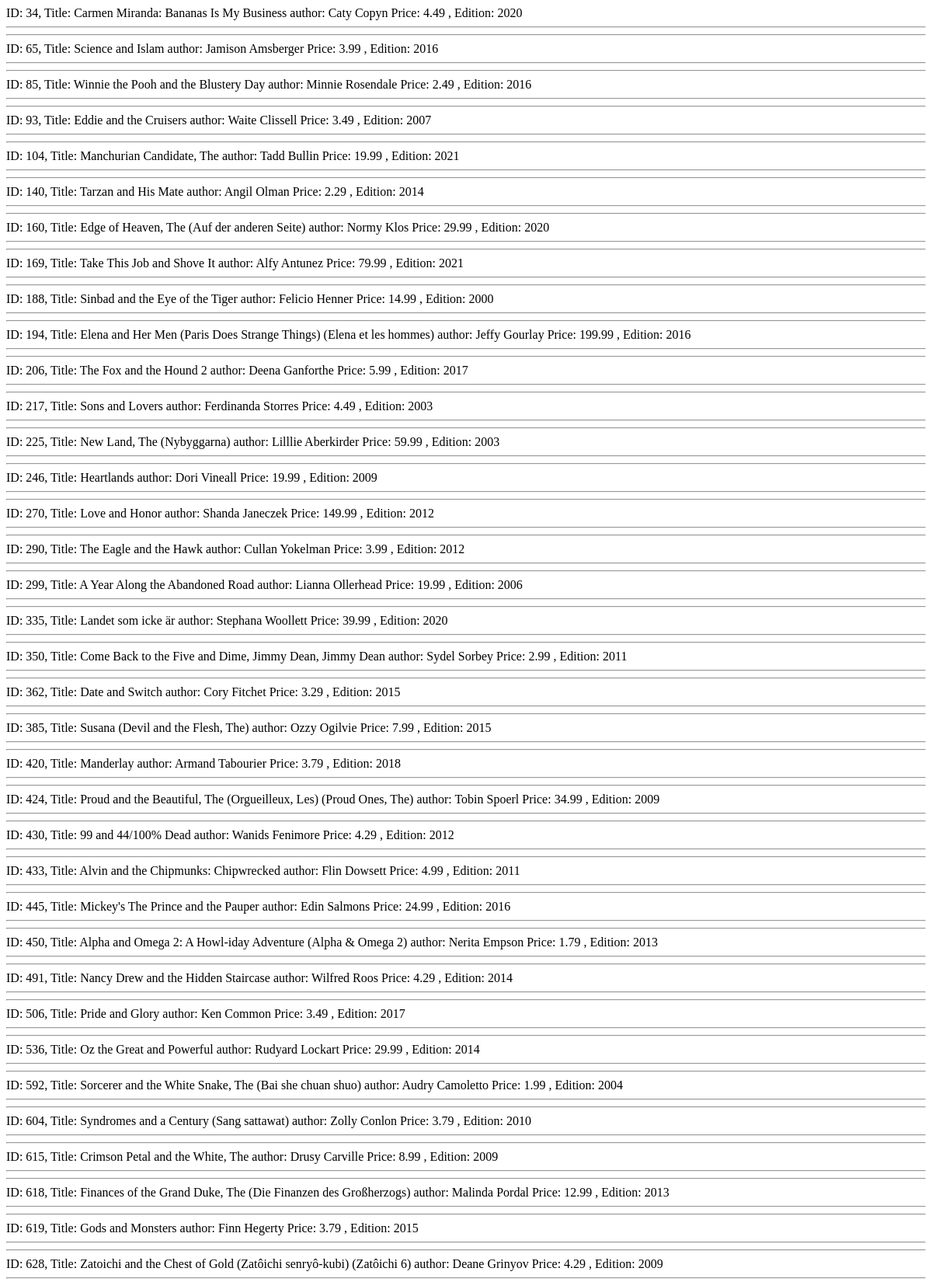
The page /books/simple_query/ (upper part) on the database its author committed.
### apps/bookmodule/models.py (models this page shows)
class Book(models.Model):
 title = models.CharField(max_length = 50)
 author = models.CharField(max_length = 50)
 price = models.FloatField(default = 0.0)
 edition = models.SmallIntegerField(default = 1)

### apps/bookmodule/views.py (the view)
# urls.py: path('simple_query/', views.simple_query, name="books.simple_query"),
def simple_query(request):
  mybooks=Book.objects.filter(title__icontains='and') # <- multiple objects
  return render(request, 'bookmodule/bookList.html', {'books':mybooks})

### apps/templates/bookmodule/bookList.html (shortened to what this page needs)
<!DOCTYPE html>
<html lang="en">
      {% load static %}
<head>
 <link rel="stylesheet" href="{% static 'styles.css' %}">
</head>
<body>
   {%for book in books%}
     <div class="book-entry">
      ID: {{book.id}}, Title: {{book.title}} author: {{book.author}}
      Price: {{book.price}} , Edition: {{book.edition}}
      <hr>
     </div>
     <hr>
   {%endfor%}
</body>
</html>

### rows shown on the page
Book: id "34", title "Carmen Miranda: Bananas Is My Business", author "Caty Copyn", price "4.49", edition "2020"
Book: id "65", title "Science and Islam", author "Jamison Amsberger", price "3.99", edition "2016"
Book: id "85", title "Winnie the Pooh and the Blustery Day", author "Minnie Rosendale", price "2.49", edition "2016"
Book: id "93", title "Eddie and the Cruisers", author "Waite Clissell", price "3.49", edition "2007"
Book: id "104", title "Manchurian Candidate, The", author "Tadd Bullin", price "19.99", edition "2021"
Book: id "140", title "Tarzan and His Mate", author "Angil Olman", price "2.29", edition "2014"
Book: id "160", title "Edge of Heaven, The (Auf der anderen Seite)", author "Normy Klos", price "29.99", edition "2020"
Book: id "169", title "Take This Job and Shove It", author "Alfy Antunez", price "79.99", edition "2021"
Book: id "188", title "Sinbad and the Eye of the Tiger", author "Felicio Henner", price "14.99", edition "2000"
Book: id "194", title "Elena and Her Men (Paris Does Strange Things) (Elena et les hommes)", author "Jeffy Gourlay", price "199.99", edition "2016"
Book: id "206", title "The Fox and the Hound 2", author "Deena Ganforthe", price "5.99", edition "2017"
Book: id "217", title "Sons and Lovers", author "Ferdinanda Storres", price "4.49", edition "2003"
Book: id "225", title "New Land, The (Nybyggarna)", author "Lilllie Aberkirder", price "59.99", edition "2003"
Book: id "246", title "Heartlands", author "Dori Vineall", price "19.99", edition "2009"
Book: id "270", title "Love and Honor", author "Shanda Janeczek", price "149.99", edition "2012"
Book: id "290", title "The Eagle and the Hawk", author "Cullan Yokelman", price "3.99", edition "2012"
Book: id "299", title "A Year Along the Abandoned Road", author "Lianna Ollerhead", price "19.99", edition "2006"
Book: id "335", title "Landet som icke är", author "Stephana Woollett", price "39.99", edition "2020"
Book: id "350", title "Come Back to the Five and Dime, Jimmy Dean, Jimmy Dean", author "Sydel Sorbey", price "2.99", edition "2011"
Book: id "362", title "Date and Switch", author "Cory Fitchet", price "3.29", edition "2015"
Book: id "385", title "Susana (Devil and the Flesh, The)", author "Ozzy Ogilvie", price "7.99", edition "2015"
Book: id "420", title "Manderlay", author "Armand Tabourier", price "3.79", edition "2018"
Book: id "424", title "Proud and the Beautiful, The (Orgueilleux, Les) (Proud Ones, The)", author "Tobin Spoerl", price "34.99", edition "2009"
Book: id "430", title "99 and 44/100% Dead", author "Wanids Fenimore", price "4.29", edition "2012"
Book: id "433", title "Alvin and the Chipmunks: Chipwrecked", author "Flin Dowsett", price "4.99", edition "2011"
Book: id "445", title "Mickey's The Prince and the Pauper", author "Edin Salmons", price "24.99", edition "2016"
Book: id "450", title "Alpha and Omega 2: A Howl-iday Adventure (Alpha & Omega 2)", author "Nerita Empson", price "1.79", edition "2013"
Book: id "491", title "Nancy Drew and the Hidden Staircase", author "Wilfred Roos", price "4.29", edition "2014"
Book: id "506", title "Pride and Glory", author "Ken Common", price "3.49", edition "2017"
Book: id "536", title "Oz the Great and Powerful", author "Rudyard Lockart", price "29.99", edition "2014"
Book: id "592", title "Sorcerer and the White Snake, The (Bai she chuan shuo)", author "Audry Camoletto", price "1.99", edition "2004"
Book: id "604", title "Syndromes and a Century (Sang sattawat)", author "Zolly Conlon", price "3.79", edition "2010"
Book: id "615", title "Crimson Petal and the White, The", author "Drusy Carville", price "8.99", edition "2009"
Book: id "618", title "Finances of the Grand Duke, The (Die Finanzen des Großherzogs)", author "Malinda Pordal", price "12.99", edition "2013"
Book: id "619", title "Gods and Monsters", author "Finn Hegerty", price "3.79", edition "2015"
Book: id "628", title "Zatoichi and the Chest of Gold (Zatôichi senryô-kubi) (Zatôichi 6)", author "Deane Grinyov", price "4.29", edition "2009"
